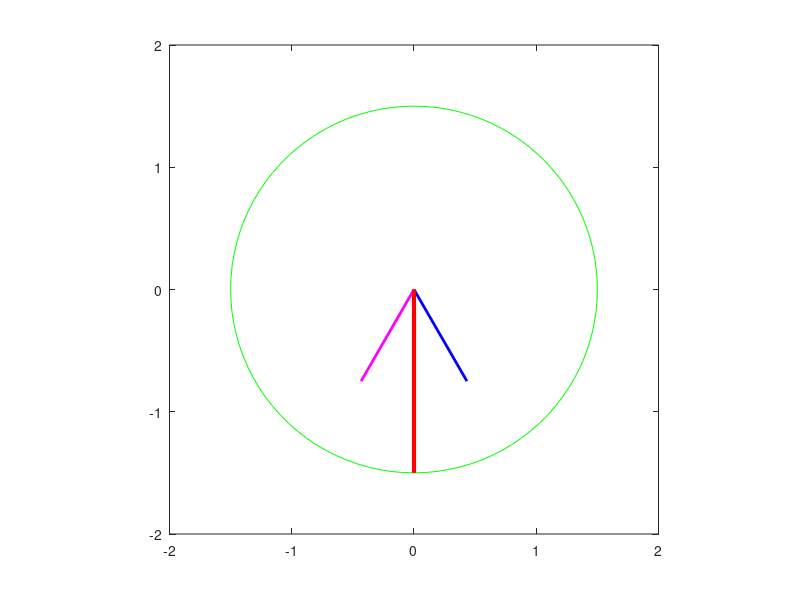
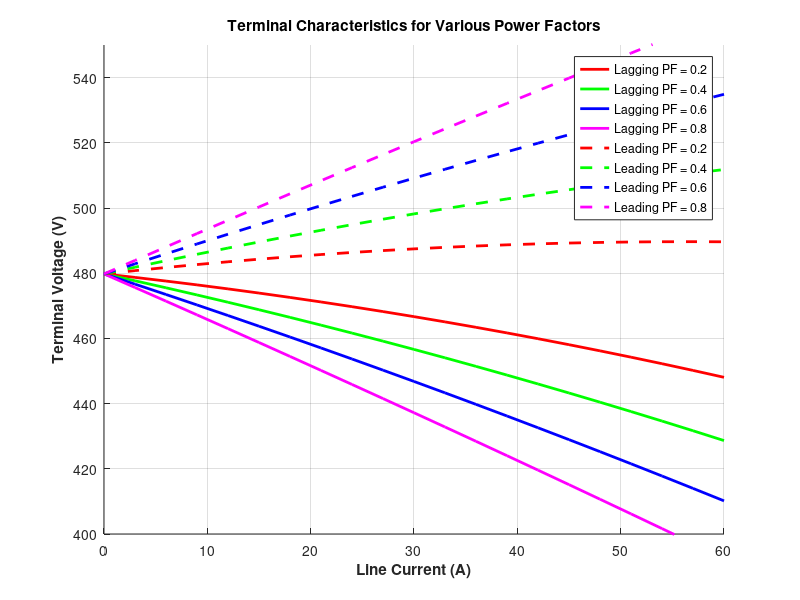
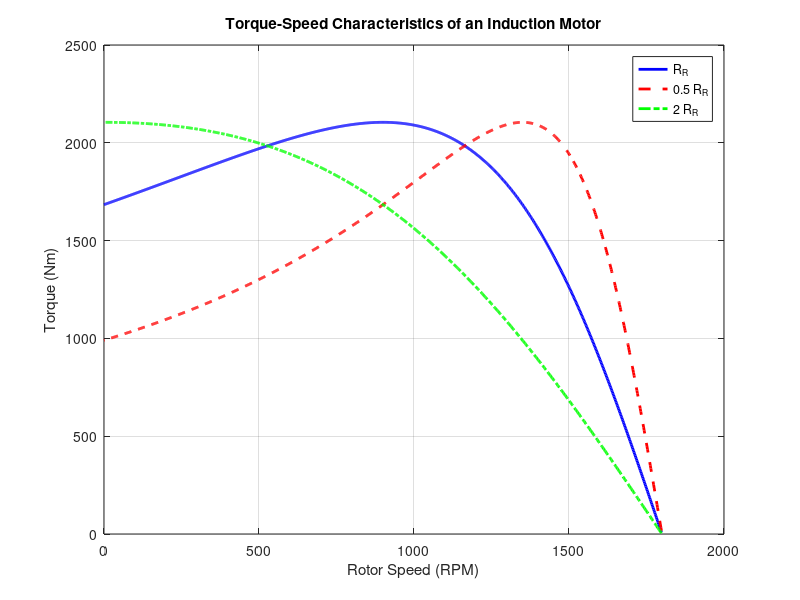

The MATLAB script that drew these images, in order:
%code1
bmax = 1;            % Normalize bmax to 1
freq = 50;           % 60 Hz
w = 2*pi*freq;       % angular velocity (rad/s)


t = 0:1/5000:1/50;
Baa = sin(w*t) .* (cos(0) + j*sin(0));
Bbb = sin(w*t-2*pi/3) .* (cos(2*pi/3) + j*sin(2*pi/3));
Bcc = sin(w*t+2*pi/3) .* (cos(-2*pi/3) + j*sin(-2*pi/3));

Bnet = Baa + Bbb + Bcc;

circle = 1.5 * (cos(w*t) + j*sin(w*t));

for ii = 1:length(t)
    plot(circle, 'g');
    hold on;

    plot([0 real(Baa(ii))], [0 imag(Baa(ii))], 'k', 'LineWidth', 2);
    plot([0 real(Bbb(ii))], [0 imag(Bbb(ii))], 'b', 'LineWidth', 2);
    plot([0 real(Bcc(ii))], [0 imag(Bcc(ii))], 'm', 'LineWidth', 2);
    plot([0 real(Bnet(ii))], [0 imag(Bnet(ii))], 'r', 'LineWidth', 3);
    
    axis square;
    axis([-2 2 -2 2]);
    drawnow;
    hold off;
end

%code 2
i_a = (0:1:20) * 3;


e_a = 277.0;  
x_s = 1.0;    

pf_values = [0.2, 0.4, 0.6, 0.8];
theta_lagging = acos(pf_values);   % Lagging power factor (current lags voltage)
theta_leading = acos(-pf_values);  % Corrected Leading power factor calculation

colors = ['r', 'g', 'b', 'm'];

figure;
hold on;


for idx = 1:length(pf_values)
    v_phase = zeros(1, 21);
    theta = theta_lagging(idx);
    
    for ii = 1:21
        v_phase(ii) = sqrt(e_a^2 - (x_s * i_a(ii) * sin(theta))^2) ...
                    - (x_s * i_a(ii) * cos(theta));
    end
    
    v_t = v_phase * sqrt(3);
    plot(i_a, v_t, 'Color', colors(idx), 'Linewidth', 2.0, 'DisplayName', ...
        sprintf('Lagging PF = %.1f', pf_values(idx)));
end


for idx = 1:length(pf_values)
    v_phase = zeros(1, 21);
    theta = theta_leading(idx);
    
    for ii = 1:21
        v_phase(ii) = sqrt(e_a^2 - (x_s * i_a(ii) * sin(theta))^2) ...
                    - (x_s * i_a(ii) * cos(theta));
    end
    
    v_t = v_phase * sqrt(3);
    plot(i_a, v_t, '--', 'Color', colors(idx), 'Linewidth', 2.0, 'DisplayName', ...
        sprintf('Leading PF = %.1f', pf_values(idx)));
end

xlabel('Line Current (A)', 'Fontweight', 'Bold');
ylabel('Terminal Voltage (V)', 'Fontweight', 'Bold');
title('Terminal Characteristics for Various Power Factors', 'Fontweight', 'Bold');
grid on;
axis([0 60 400 550]);
legend show;
hold off;




%cide 3
clc;
clear;


V = 460;              
f = 60;               
p = 4;                 
Ns = 120 * f / p;      
ws = 2 * pi * Ns / 60; 


XR = 0.8;            


RR_base = 0.4;       
RR_half = RR_base / 2;
RR_double = RR_base * 2;


s = linspace(0.001, 1, 1000);


T_base = (3 * V^2 .* (RR_base ./ s)) ./ (ws * ((RR_base ./ s).^2 + XR^2));
T_half = (3 * V^2 .* (RR_half ./ s)) ./ (ws * ((RR_half ./ s).^2 + XR^2));
T_double = (3 * V^2 .* (RR_double ./ s)) ./ (ws * ((RR_double ./ s).^2 + XR^2));

N = (1 - s) * Ns;


figure;
plot(N, T_base, 'b', 'LineWidth', 2); hold on;
plot(N, T_half, 'r--', 'LineWidth', 2);
plot(N, T_double, 'g-.', 'LineWidth', 2);

xlabel('Rotor Speed (RPM)');
ylabel('Torque (Nm)');
title('Torque-Speed Characteristics of an Induction Motor');
legend('R_R', '0.5 R_R', '2 R_R', 'Location', 'Best');
grid on;
